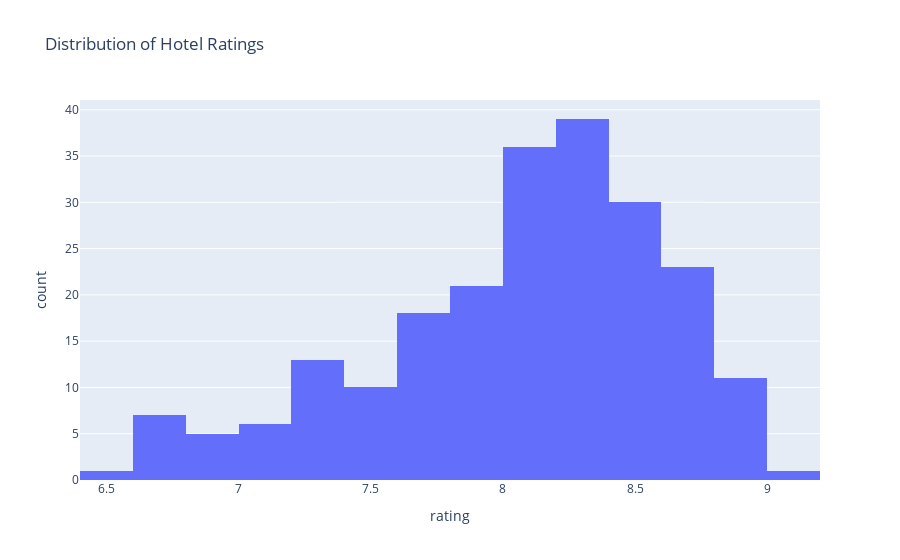

Notebook cell for this chart:
### Markdown cell above
# Histogram: Distribution of Hotel Ratings
Many hotels have ratings between 8 and 8.5, making this range quite popular. The overall ratings for hotels show a wide spread, starting as low as 6.5 and reaching up to 9.0. This indicates a diverse range of guest experiences and satisfaction levels across different hotels.

### Code cell
fig1.show()

### Figure 1 — Plotly figure (JSON) as saved in the notebook; plotly's stock layout.template omitted (floating-point values rounded to 4 significant figures; data arrays with more than 128 entries replaced by an {"elided": "..."} marker saying what was removed)
{"data": [{"alignmentgroup": "True", "bingroup": "x", "hovertemplate": "rating=%{x}<br>count=%{y}<extra></extra>", "legendgroup": "", "marker": {"color": "#636efa", "pattern": {"shape": ""}}, "name": "", "nbinsx": 20, "offsetgroup": "", "orientation": "v", "showlegend": false, "type": "histogram", "x": {"elided": "226 float values"}, "xaxis": "x", "yaxis": "y"}], "layout": {"barmode": "relative", "legend": {"tracegroupgap": 0}, "title": {"text": "Distribution of Hotel Ratings"}, "xaxis": {"anchor": "y", "domain": [0, 1], "title": {"text": "rating"}}, "yaxis": {"anchor": "x", "domain": [0, 1], "title": {"text": "count"}}}}
